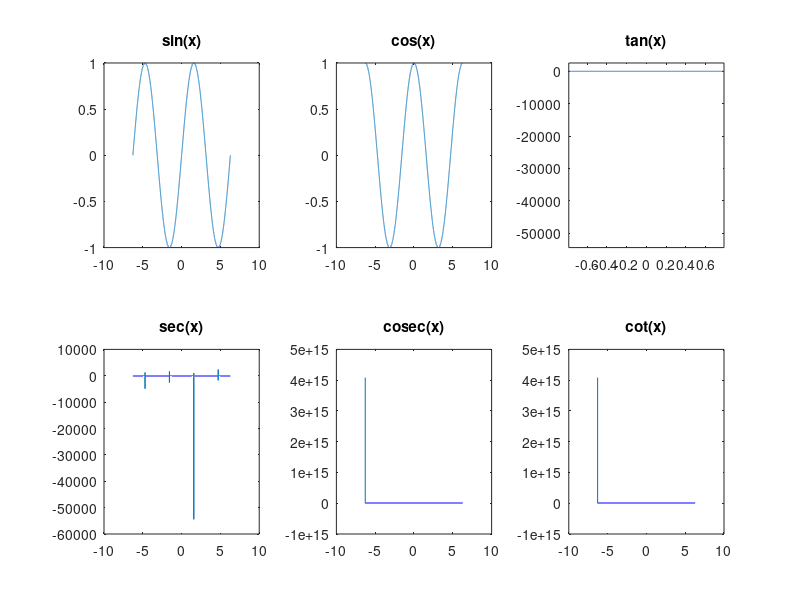

This figure's MATLAB source:
x1=[-2*pi:0.001:2*pi];
x2=[-pi/2:0.011:pi/2];
y1=sin(x1);
y2=cos(x1);
y3=tan(x1);
y4=sec(x1);
y6=cot(x1);
y5=csc(x1);


subplot(2,3,1)
plot(x1,y1),title('sin(x)');

subplot(2,3,2)
plot(x1,y2),title('cos(x)');

subplot(2,3,3)
plot(x1,y3),title('tan(x)'),axis([-pi/4 pi/4 -inf inf]);

subplot(2,3,4)
plot(x1,y4),title('sec(x)');

subplot(2,3,5)
plot(x1,y5),title('cosec(x)');

subplot(2,3,6)
plot(x1,y6),title('cot(x)');